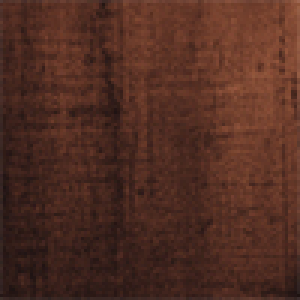
#> input picture images/backgrounds/100x100/bg (11).jpg, 100 x 100 px (shown 3 times larger); its folder holds 4 pictures in this run
$ python generate_fruits_with_bg.py
#> lines starting #> are read from the running program, lines starting #| are printed output that depends on the picture
import os
import random
from PIL import Image

# Parameters
fruit_root = "images/train-images"
background_dir = "images/backgrounds/100x100"
output_root = "images/augmented-images"
num_per_image = 3  # Generate 3 augmented images per fruit image

# Load backgrounds once
backgrounds = [Image.open(os.path.join(background_dir, f)).convert("RGBA")
            for f in os.listdir(background_dir)]
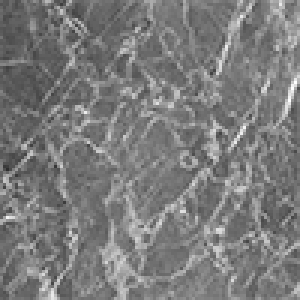
#> input picture images/backgrounds/100x100/bg (12).jpg, 100 x 100 px (shown 3 times larger)
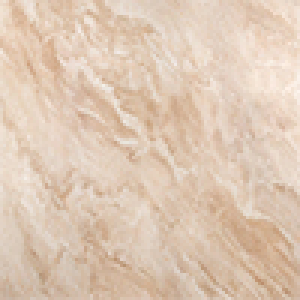
#> input picture images/backgrounds/100x100/bg (17).jpg, 100 x 100 px (shown 3 times larger)
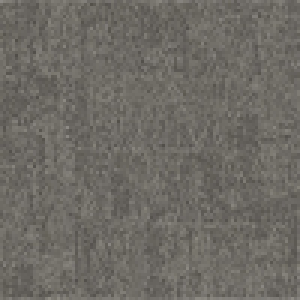
#> input picture images/backgrounds/100x100/bg (18).jpg, 100 x 100 px (shown 3 times larger)

# Create output root folder
os.makedirs(output_root, exist_ok=True)

# Process each fruit class
#> (the run stopped early here; a loop or call above may not have finished)
